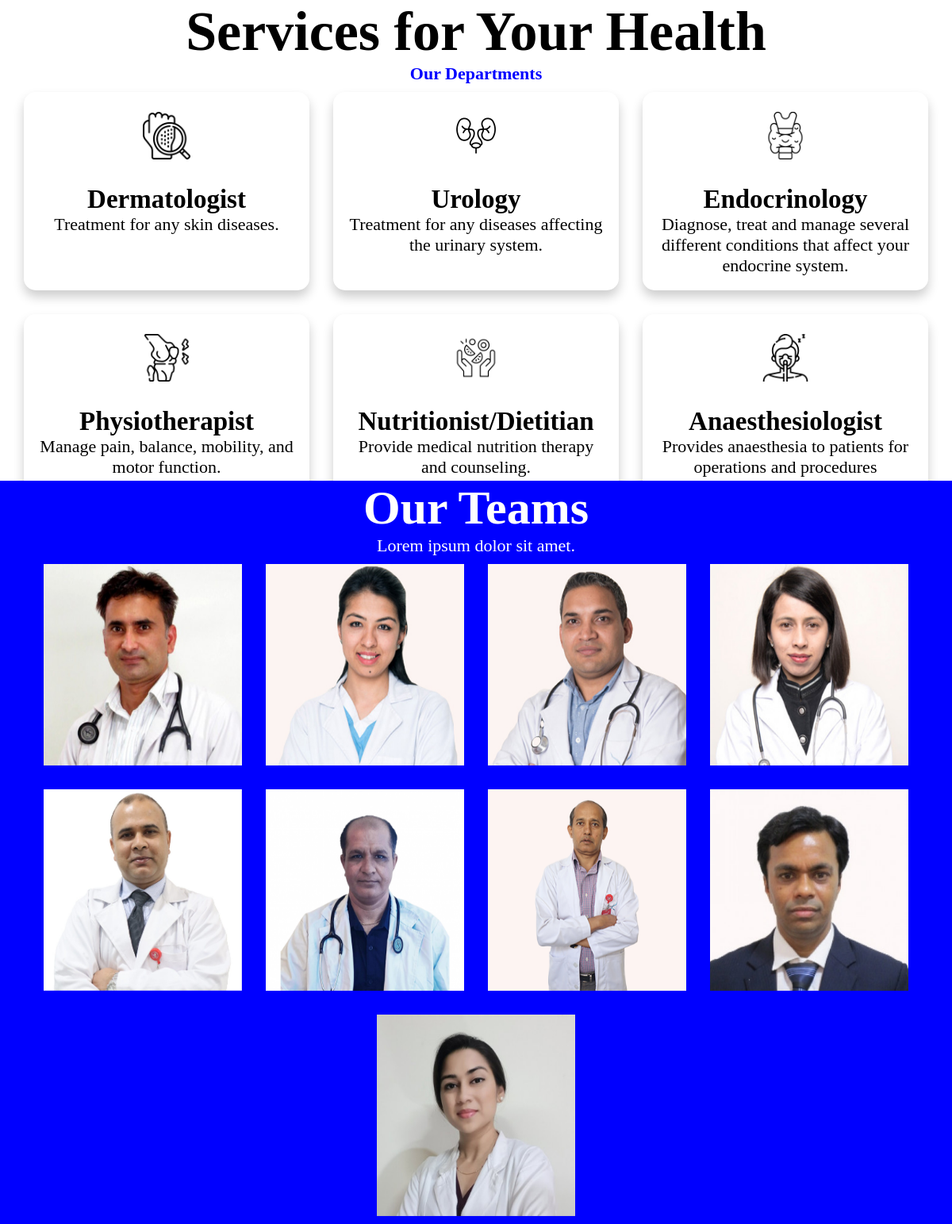
The page /admin/display.php on the database as committed earlier.
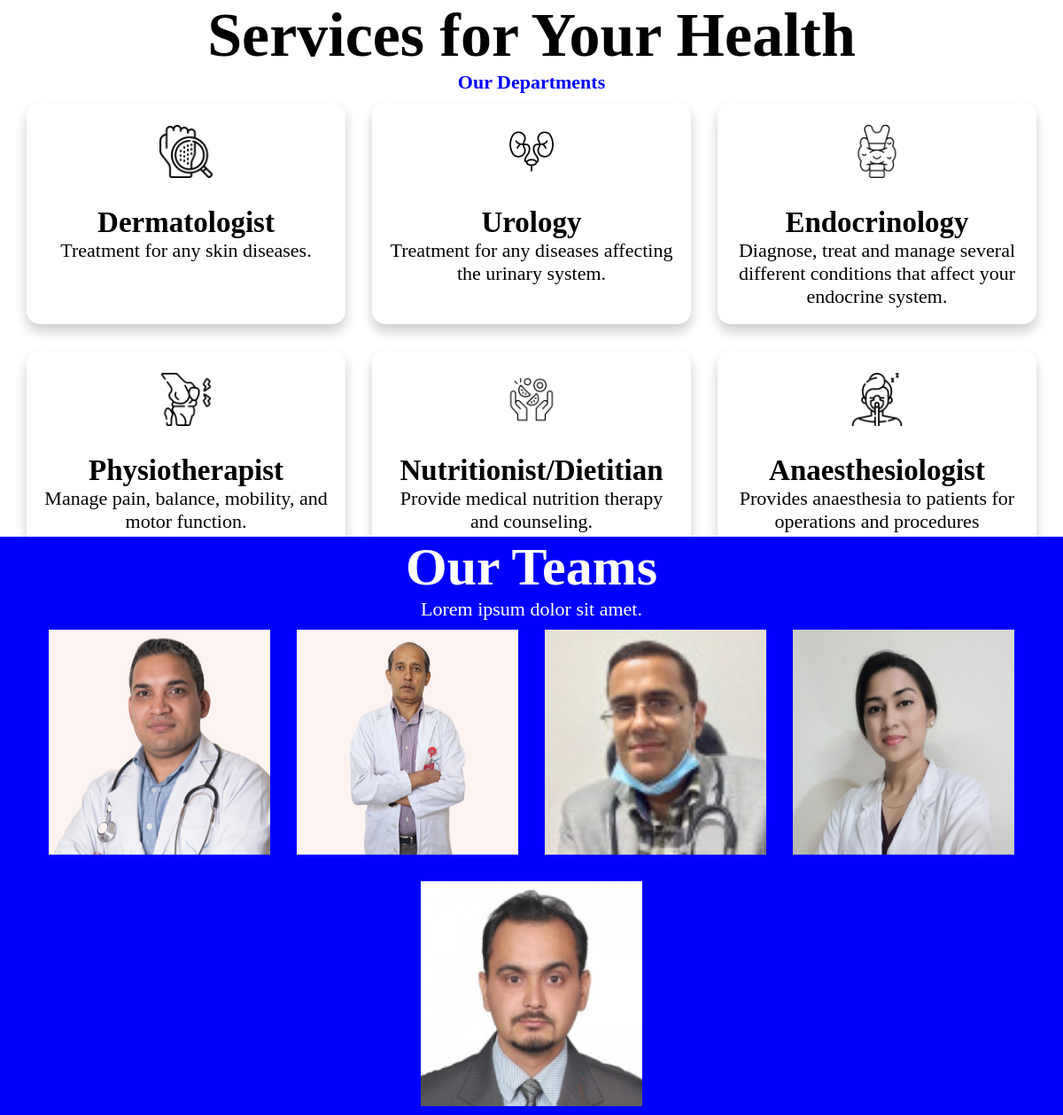
The same page on the database as committed later.
### tables this page shows
CREATE TABLE `specialities` (
  `id` int(11) NOT NULL,
  `title` varchar(60) NOT NULL,
  `description` text NOT NULL,
  `image_name` varchar(60) NOT NULL,
  `image_path` varchar(255) NOT NULL,
  `created_at` timestamp NULL DEFAULT current_timestamp()
);

CREATE TABLE `doctor` (
  `id` int(11) NOT NULL,
  `fname` varchar(60) NOT NULL,
  `latitude` decimal(10,8) NOT NULL,
  `longitude` decimal(11,8) NOT NULL,
  `email` varchar(60) NOT NULL,
  `password` varchar(60) NOT NULL,
  `phone` varchar(60) NOT NULL,
  `address` varchar(255) NOT NULL,
  `image_name` varchar(255) NOT NULL,
  `image_path` varchar(255) NOT NULL,
  `sid` int(11) DEFAULT NULL,
  `created_at` timestamp NULL DEFAULT current_timestamp()
);

### admin/display.php (the view, shortened to what this page needs)
<?php
     $servername = "localhost";
     $username = "root";
     $password = "";
     $database = "das";
     $conn = mysqli_connect($servername, $username, $password, $database);
?>
<!DOCTYPE html>
<html lang="en">
<head>
    <link rel="stylesheet" href="../assets/style.css">
</head>
<body>
    <section id="services">
        <div class="description">
            <h1>Services for Your Health</h1>
            <h4 style="color: blue;">Our Departments</h4>
        </div>
        <div class="service-card">
            <?php
                $sql = "SELECT * FROM specialities";
                $result = $conn->query($sql);
                while ($row = mysqli_fetch_assoc($result)) {
                    $image_path = $row['image_path'];
                    $title = $row['title'];
                    $description = $row['description'];
            ?>
            <div class="service-card-inner">
                <img src="<?php echo $image_path ?>" alt="$image_name"><br><br>
                <h1><?php echo "$title"; ?></h1>
                <p><?php echo "$description"; ?></p>
            </div>
            <?php
                }
            ?>
        </div>
    </section>
    <section class="team">
        <h1>Our Teams</h1>
        <p>Lorem ipsum dolor sit amet.</p>
        <div class="flip-container">
            <?php
                $dosql = "SELECT * FROM doctor";
                $doresult = $conn->query($dosql);
                while ($row = mysqli_fetch_assoc($doresult)) {
                    $image_path = $row['image_path'];
                    $fname = $row['fname'];
                    $sid = $row['sid'];
            ?>
            <div class="flip-card">
                <div class="flip-card-inner">
                    <div class="flip-card-front">
                        <img src="<?php echo $image_path ?>" alt="$image_name">
                    </div>
                    <div class="flip-card-back">
                        <p class="title"><?php echo "$fname"; ?></p>
                        <p><?php echo "$sid"; ?></p>
                    </div>
                </div>
            </div>
            <?php
                }
            ?>
        </div>
    </section>
</body>
</html>

### assets/style.css (style rules this page uses)
* { margin: 0; padding: 0; box-sizing: border-box; }
body { font-size: 22px; }
#services { display: flex; flex-wrap: wrap; text-align: center; align-items: center; justify-content: center; }
#services .description>h1 { font-family:Cambria, Cochin, Georgia, Times, 'Times New Roman', serif; font-size: 70px; font-weight: 900; }
#services .service-card { height: 500px; width: 1800px; gap: 10px; display: flex; flex-wrap: wrap; justify-content: center; overflow: scroll; }
#services .service-card-inner { margin: 10px; padding: 15px; border-radius: 15px; display: inline-block; height: 250px; width: 30%; overflow-x: hidden; overflow-y: hidden; box-shadow: 0 8px 14px 0 rgba(0,0,0,0.2); }
#services .service-card { -ms-overflow-style: none; scrollbar-width: none; }
#services .service-card-inner>img { width: 60px; height: 60px; margin-top: 10px; }
.team { color: rgb(255, 255, 255); background-color: blue; text-align: center; justify-content: center; }
.team>h1 { font-family:Cambria, Cochin, Georgia, Times, 'Times New Roman', serif; font-size: 60px; }
.flip-container { display: flex; padding: 10px; flex-wrap: wrap; text-align: center; align-items: center; justify-content: center; gap: 30px; }
.flip-card { background-color: transparent; width: 250px; height: 254px; perspective: 1000px; font-family: sans-serif; }
.flip-card-inner { position: relative; width: 100%; height: 100%; text-align: center; transition: transform 0.55s; transform-style: preserve-3d; }
.flip-card-inner img { width: 250px; height: 254px; }
.flip-card-front, .flip-card-back { position: absolute; display: flex; flex-direction: column; justify-content: center; width: 100%; height: 100%; -webkit-backface-visibility: hidden; backface-visibility: hidden; }
.flip-card-back { color: rgb(0, 0, 0); background-color: #ffffff; transform: rotateY(180deg); }
.flip-card-back .title { font-weight: 900; }
.flip-card-back p { font-size: 18px; }

Rows that differ between the two databases and show on the page:
removed doctor: image_path (picture)
removed doctor: image_path (picture)
removed doctor: image_path (picture)
removed doctor: image_path (picture)
removed doctor: image_path (picture)
removed doctor: image_path (picture)
removed doctor: image_path (picture)
added doctor: image_path (picture)
added doctor: image_path (picture)
added doctor: image_path (picture)
